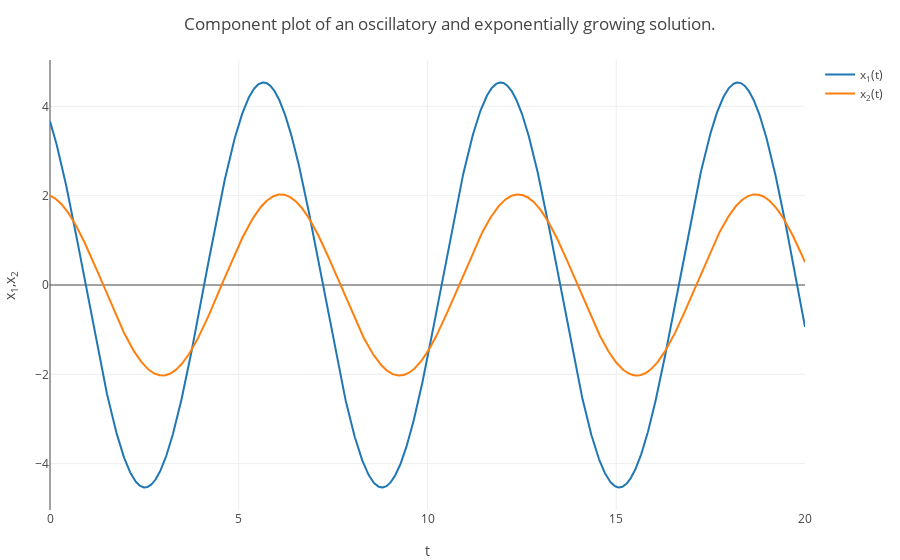

Here is the notebook cell this chart was saved with:
### Markdown cell above
The component plot of a solution with $c_1=2$ and $c_2=-1/3$ is below.

### Code cell
using PlotlyJS

tt = 0:0.01:20;
v1 = 2.*cos.(tt) - sin.(tt);
v2 = cos.(tt);
w1 = 2.*sin.(tt) + cos.(tt);
w2 = sin.(tt);;

tracesODE1 = GenericTrace[];

c1=2.0;
c2=-1/3;
x13 =c1*v1+c2*w1; 
x23 =c1*v2+c2*w2; 
trace = scatter(x=tt, y=x13, name = "x<sub>1</sub>(t)");
push!(tracesODE1, trace);
trace = scatter(x=tt, y=x23, name = "x<sub>2</sub>(t)");
push!(tracesODE1, trace);


plot(tracesODE1, Layout(title="Component plot of an oscillatory and exponentially growing solution.", xaxis=attr(title="t"),yaxis=attr(title="x<sub>1</sub>,x<sub>2</sub>")))

### Figure 1 — Plotly figure (JSON) as saved in the notebook; plotly's stock layout.template omitted (floating-point values rounded to 4 significant figures; data arrays with more than 128 entries replaced by an {"elided": "..."} marker saying what was removed)
{"data": [{"name": "x<sub>1</sub>(t)", "type": "scatter", "x": {"elided": "2001 float values"}, "y": {"elided": "2001 float values"}}, {"name": "x<sub>2</sub>(t)", "type": "scatter", "x": {"elided": "2001 float values"}, "y": {"elided": "2001 float values"}}], "layout": {"margin": {"b": 50, "l": 50, "r": 50, "t": 60}, "title": "Component plot of an oscillatory and exponentially growing solution.", "xaxis": {"title": "t"}, "yaxis": {"title": "x<sub>1</sub>,x<sub>2</sub>"}}}
